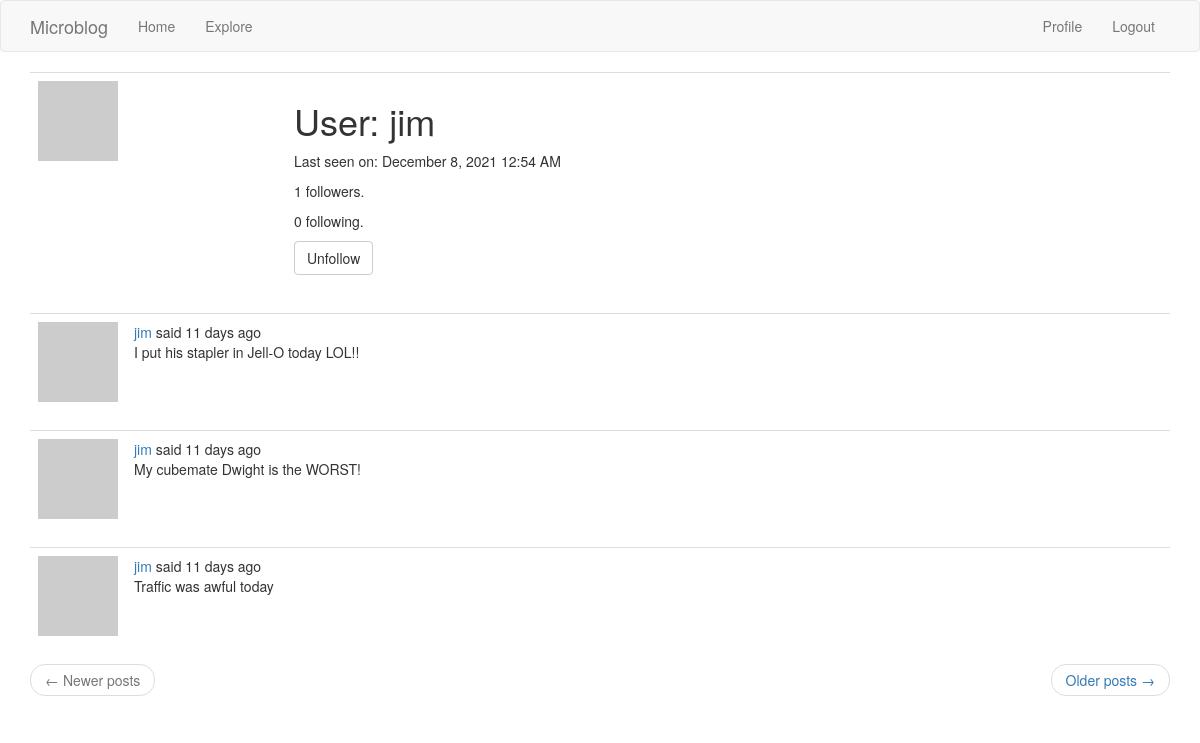
The page /user/jim (signed in) on the database its author committed.
### app/models.py (models this page shows, shortened)
class User(UserMixin, db.Model):
    id = db.Column(db.Integer, primary_key=True)
    username = db.Column(db.String(64), index=True, unique=True)
    email = db.Column(db.String(120), index=True, unique=True)
    password_hash = db.Column(db.String(128))
    about_me = db.Column(db.String(140))
    last_seen = db.Column(db.DateTime, default=datetime.utcnow)
    posts = db.relationship("Post", backref="author", lazy="dynamic")
    followed = db.relationship(
        "User",
        secondary = followers,
        primaryjoin = (followers.c.follower_id == id),
        secondaryjoin = (followers.c.followed_id == id),
        backref = db.backref("followers", lazy="dynamic"),
        lazy="dynamic"
    )
    def avatar(self, size):
        digest = hashlib.md5(self.email.lower().encode("utf-8")).hexdigest()
        url = "https://www.gravatar.com/avatar/{}?d=identicon&s={}"
        return url.format(digest, size)
    def is_following(self, user):
        return self.followed.filter(
            followers.c.followed_id == user.id).count() > 0

class Post(db.Model):
    id = db.Column(db.Integer, primary_key=True)
    body = db.Column(db.String(140))
    timestamp = db.Column(db.DateTime, index=True, default=datetime.utcnow)
    user_id = db.Column(db.Integer, db.ForeignKey('user.id'))

### app/routes.py (the view)
@app.route("/user/<username>")
@login_required
def user(username):
    user = User.query.filter_by(username=username).first_or_404()
    page = request.args.get('page', 1, type=int)
    posts = user.posts.order_by(Post.timestamp.desc()).paginate(
        page, app.config['POSTS_PER_PAGE'], False)
    if posts.has_next:
        next_url = url_for('user', username=user.username, page=posts.next_num)
    else:
        next_url = None
    if posts.has_prev:
        prev_url = url_for('user', username=user.username, page=posts.prev_num)
    else:
        prev_url = None
    form = EmptyForm()
    return render_template("user.html", user=user, posts=posts.items,
        next_url=next_url, prev_url=prev_url, form=form)

### app/forms.py
class EmptyForm(FlaskForm):
    submit = SubmitField("Submit")

### app/models.py (called while the page is built)
@login.user_loader
def load_user(id):
    return User.query.get(int(id))

### app/routes.py (called while the page is built)
@app.before_request
def before_request():
    if current_user.is_authenticated:
        current_user.last_seen = datetime.utcnow()
        db.session.commit()

### app/templates/user.html (shortened to what this page needs)
{% extends "base.html" %}
{% block app_content %}
	<table class='table table-hover'>
		<tr>
			<td width='256px'><img src="{{ user.avatar(256) }}"></td>
			<td>
				<h1>User: {{ user.username }}</h1>
				{% if user.last_seen %}
					<p>Last seen on: {{ moment(user.last_seen).format('LLL') }}</p>
				{% endif %}
				<p>{{ user.followers.count() }} followers.</p>
				<p>{{ user.followed.count() }} following.</p>
				{% if user == current_user %}
					<p><a href="{{ url_for("edit_profile") }}">Edit profile</p>
				{% else %}
					<p>
						<form action="{{ url_for("unfollow", username=user.username) }}" method="post">
							{{ form.submit(value="Unfollow", class_='btn btn-default') }}
						</form>
				{% endif %}
			</td>
		</tr>
	</table>
	{% for post in posts %}
		{% include "_post.html"  %}
	{% endfor %}
    <nav aria-label="...">
        <ul class="pager">
            <li class="previous{% if not prev_url %} disabled{% endif %}">
                <a href="{{ prev_url or '#' }}">
                    <span aria-hidden="true">&larr;</span> Newer posts
                </a>
            </li>
            <li class="next{% if not next_url %} disabled{% endif %}">
                <a href="{{ next_url or '#' }}">
                    Older posts <span aria-hidden="true">&rarr;</span>
                </a>
            </li>
        </ul>
    </nav>
{% endblock %}

### app/templates/_post.html
<table class="table table-hover">
	<tr>
		<td width="70px">
			<a href="{{ url_for('user', username=post.author.username) }}">
				<img src="{{ post.author.avatar(70) }}" />
			</a>
		</td>
		<td>
			<a href="{{ url_for('user', username=post.author.username) }}">
				{{ post.author.username }}
			</a>
			said {{ moment(post.timestamp).fromNow() }}
			<br>
			{{ post.body }}
		</td>
	</tr>
</table>

### rows shown on the page
User: username "jim", last_seen "December 8, 2021 12:54 AM"
Post: author.username "jim", timestamp "11 days ago", body "I put his stapler in Jell-O today LOL!!"
Post: author.username "jim", timestamp "11 days ago", body "My cubemate Dwight is the WORST!"
Post: author.username "jim", timestamp "11 days ago", body "Traffic was awful today"

### other values the page prints
{{ user.followers.count() }} "1"
{{ user.followed.count() }} "0"
